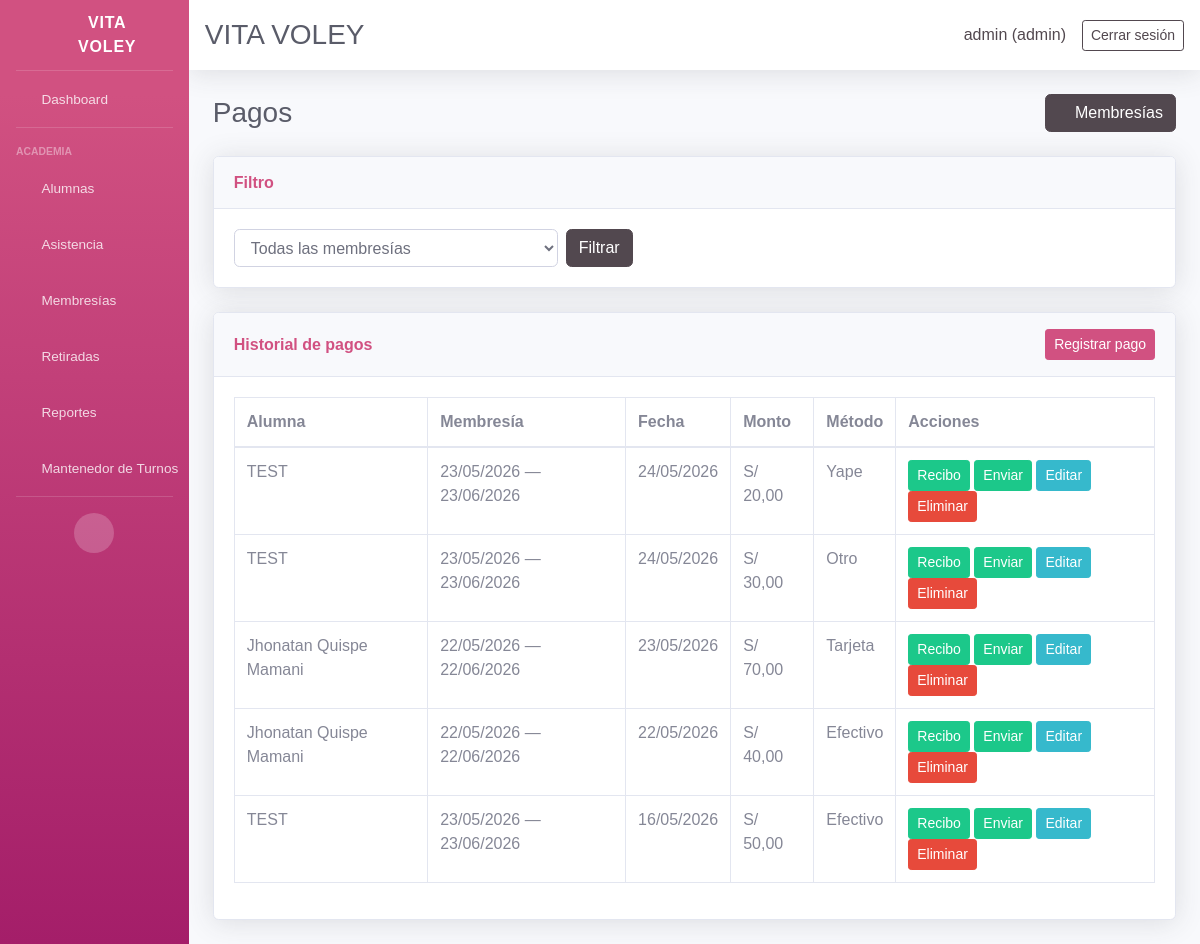
The page /memberships/payments/ (signed in) on the database as committed earlier.
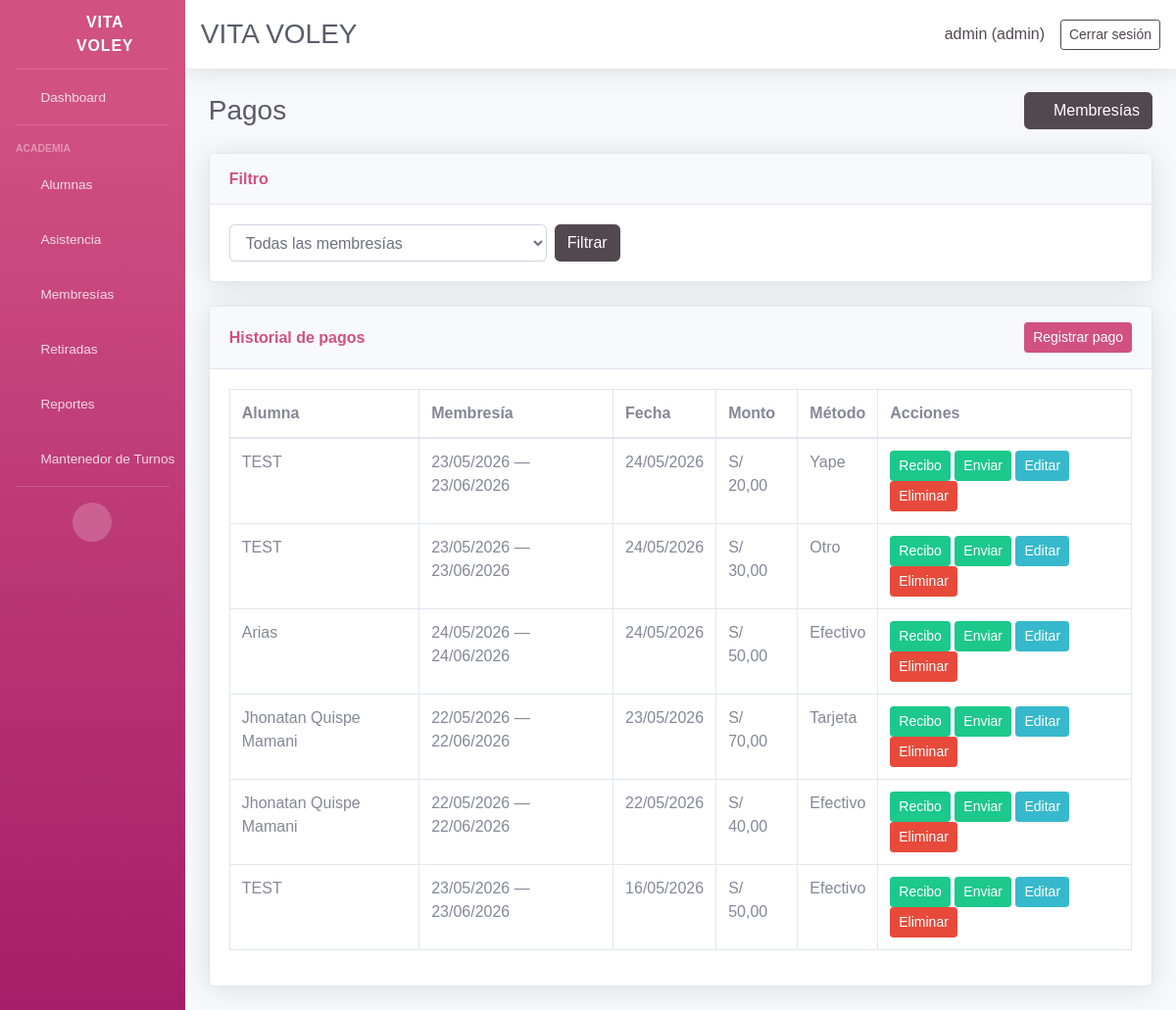
The same page on the database as committed later.
### core/models.py (models this page shows, shortened)
class Payment(models.Model):
    membership = models.ForeignKey(
        Membership,
        on_delete=models.CASCADE,
        related_name='payments',
        blank=True,
        null=True,
    )
    student = models.ForeignKey(Student, on_delete=models.CASCADE, related_name='payments')
    date = models.DateField(default=timezone.now)
    amount = models.DecimalField(max_digits=10, decimal_places=2)
    method = models.CharField(max_length=20, choices=PAYMENT_METHOD_CHOICES, default='efectivo')
    class Meta:
        ordering = ['-date']

class Student(models.Model):
    ENROLLMENT_STATUS_CHOICES = ENROLLMENT_STATUS_CHOICES
    name = models.CharField(max_length=120)
    age = models.PositiveSmallIntegerField(blank=True, null=True)
    dni = models.CharField(max_length=15, blank=True, null=True)
    email = models.EmailField(blank=True, null=True)
    contact = models.CharField(max_length=200, blank=True, null=True)
    guardian = models.CharField(max_length=120, blank=True, null=True)
    address = models.TextField(blank=True, null=True)
    shift = models.ForeignKey(Shift, on_delete=models.PROTECT, blank=True, null=True, related_name='students')
    enrollment_status = models.CharField(max_length=10, choices=ENROLLMENT_STATUS_CHOICES, default='active')
    retired = models.BooleanField(default=False)
    retired_reason = models.TextField(blank=True, null=True)
    retired_at = models.DateField(blank=True, null=True)
    monthly_fee = models.DecimalField(max_digits=10, decimal_places=2, blank=True, null=True)
    enrollment_date = models.DateField(blank=True, null=True)
    membership_start = models.DateField(blank=True, null=True, verbose_name='Inicio de membresía')
    membership_end = models.DateField(blank=True, null=True, verbose_name='Fin de membresía')
    birth_date = models.DateField(blank=True, null=True)
    attendance_days = models.JSONField(default=list, blank=True)
    created_at = models.DateTimeField(auto_now_add=True)
    class Meta:
        ordering = ['name']
    @property
    def active(self):
        return not self.retired and self.enrollment_status == 'active'
    @property
    def whatsapp_url(self):
        if not self.contact:
            return None
        digits = ''.join(ch for ch in self.contact if ch.isdigit())
        if not digits:
            return None
        if digits.startswith('00'):
            digits = digits[2:]
        if len(digits) == 9:
            digits = '51' + digits
        elif len(digits) == 10 and digits.startswith('0'):
            digits = '51' + digits[1:]
        if len(digits) < 9:
            return None
        return f'https://wa.me/{digits}'

class Membership(models.Model):
    student = models.ForeignKey(Student, on_delete=models.CASCADE, related_name='memberships')
    start_date = models.DateField()
    end_date = models.DateField()
    amount_due = models.DecimalField(max_digits=10, decimal_places=2, default=0)
    status = models.CharField(max_length=20, choices=MEMBERSHIP_STATUS_CHOICES, default='debt')
    renewed_from = models.ForeignKey(
        'self',
        on_delete=models.SET_NULL,
        blank=True,
        null=True,
        related_name='renewals',
    )
    notes = models.TextField(blank=True, null=True)
    created_at = models.DateTimeField(auto_now_add=True)
    class Meta:
        ordering = ['-start_date', '-created_at']

### core/views_membership.py (the view)
# urls.py: path('memberships/payments/', views_membership.membership_payments_list, name='membership_payments_list'),
@login_required(login_url='login')
def membership_payments_list(request):
    membership_filter = request.GET.get('membership', '')
    payments = Payment.objects.select_related('membership', 'membership__student', 'student').order_by('-date')
    if membership_filter:
        payments = payments.filter(membership_id=membership_filter)
    memberships = _membership_queryset()
    form = PaymentForm(
        request.POST or None,
        membership_qs=_membership_queryset(),
    )
    if request.method == 'POST' and form.is_valid():
        form.save()
        url = reverse('membership_payments_list')
        if membership_filter:
            url += f'?membership={membership_filter}'
        return redirect(url)
    return render(request, 'core/memberships/payments_list.html', {
        'payments': payments,
        'memberships': memberships,
        'form': form,
        'selected_membership': membership_filter,
        'create_mode': False,
        'is_secretary': _is_secretary(request.user),
    })

### core/forms.py
class PaymentForm(forms.ModelForm):
    date = forms.DateField(
        widget=DateInput(
            attrs={'type': 'date', 'class': 'form-control'},
            format='%Y-%m-%d',
        ),
        input_formats=['%Y-%m-%d', '%d/%m/%Y'],
        label='Fecha',
    )
    class Meta:
        model = Payment
        fields = ['membership', 'date', 'amount', 'method']
        widgets = {
            'membership': forms.Select(attrs={'class': 'form-control'}),
            'amount': forms.NumberInput(attrs={'class': 'form-control', 'placeholder': 'Monto'}),
            'method': forms.Select(attrs={'class': 'form-control'}),
        }
        labels = {
            'membership': 'Membresía',
            'amount': 'Monto',
            'method': 'Método',
        }
    def __init__(self, *args, **kwargs):
        membership_qs = kwargs.pop('membership_qs', None)
        super().__init__(*args, **kwargs)
        if membership_qs is not None:
            self.fields['membership'].queryset = membership_qs
        if self.instance and self.instance.pk and self.instance.date:
            self.fields['date'].initial = self.instance.date.isoformat()

### core/templates/core/memberships/payments_list.html (shortened to what the changed rows need)
{% extends 'core/base.html' %}
{% block content %}
<div class="d-sm-flex align-items-center justify-content-between mb-4">
    <h1 class="h3 mb-0 text-gray-800">Pagos</h1>
</div>
<div class="row">
    <div class="col-lg-{% if create_mode or edit_mode %}7{% else %}12{% endif %} mb-4">
        <div class="card shadow">
            <div class="card-body">
                <table class="table table-bordered">
                    <thead>
                        <tr><th>Alumna</th><th>Membresía</th><th>Fecha</th><th>Monto</th><th>Método</th><th>Acciones</th></tr>
                    </thead>
                    <tbody>
                        {% for payment in payments %}
                        <tr>
                            <td>{{ payment.student.name }}</td>
                            <td>
                                {% if payment.membership %}
                                {{ payment.membership.start_date|date:"d/m/Y" }} — {{ payment.membership.end_date|date:"d/m/Y" }}
                                {% else %}—{% endif %}
                            </td>
                            <td>{{ payment.date|date:"d/m/Y" }}</td>
                            <td>S/ {{ payment.amount }}</td>
                            <td>{{ payment.get_method_display }}</td>
                            <td>
                                {% if payment.membership %}
                                <a class="btn btn-sm btn-success" href="{% url 'membership_payment_receipt' payment.membership.id payment.id %}" target="_blank">Recibo</a>
                                {% endif %}
                                {% if payment.student.whatsapp_url and payment.membership %}
                                <button type="button" class="btn btn-sm btn-success send-receipt" data-receipt-url="{% url 'membership_payment_receipt' payment.membership.id payment.id %}" data-whatsapp-url="{{ payment.student.whatsapp_url }}" data-student-name="{{ payment.student.name }}">
                                    Enviar
                                </button>
                                {% elif payment.membership %}
                                <button type="button" class="btn btn-sm btn-secondary" disabled title="No hay WhatsApp válido">Enviar</button>
                                {% endif %}
                                <a class="btn btn-sm btn-info" href="{% url 'membership_payment_edit' payment.id %}">Editar</a>
                                {% if not is_secretary %}
                                <form method="post" action="{% url 'membership_payment_delete_global' payment.id %}" class="d-inline" onsubmit="return confirm('¿Eliminar pago?');">
                                    <button class="btn btn-sm btn-danger" type="submit">Eliminar</button>
                                </form>
                                {% endif %}
                            </td>
                        </tr>
                        {% empty %}
                        <tr><td colspan="6">No hay pagos.</td></tr>
                        {% endfor %}
                    </tbody>
                </table>
            </div>
        </div>
    </div>
</div>
{% endblock %}

Rows that differ between the two databases and show on the page:
added Payment: student.name "Arias", membership.start_date "24/05/2026", membership.end_date "24/06/2026", date "24/05/2026", amount "50,00", method "Efectivo", shows "Recibo"
